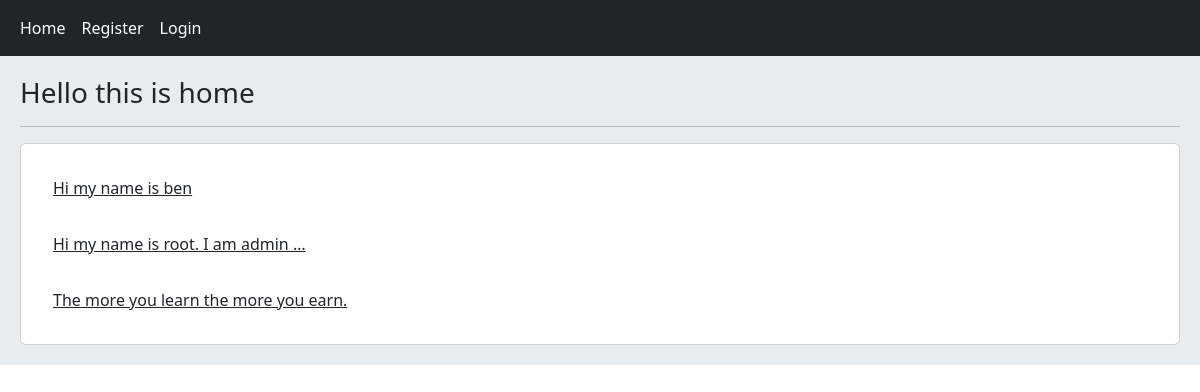
The app's page /, older data.
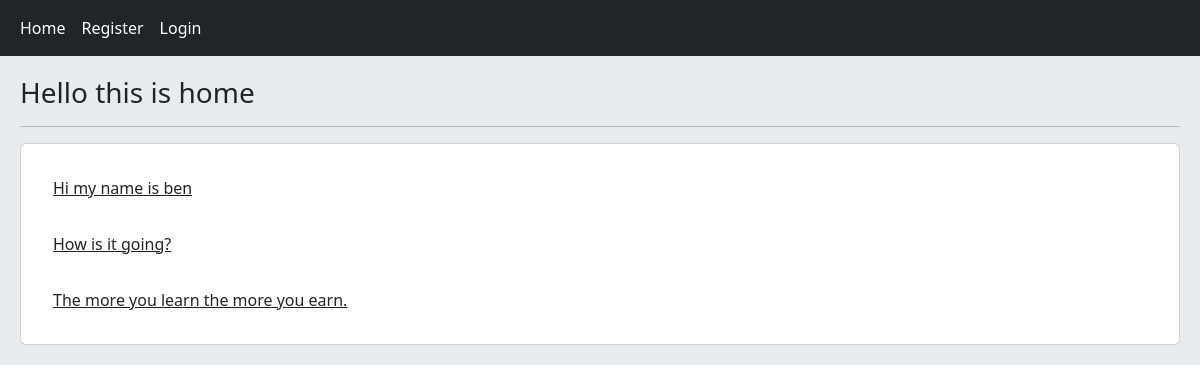
The same page, newer data.
### home/models.py (models this page shows, shortened)
class Post(models.Model):
    user = models.ForeignKey(User, on_delete=models.CASCADE)
    body = models.TextField()
    slug = models.SlugField()
    created = models.DateTimeField(auto_now_add=True)
    updated = models.DateTimeField(auto_now=True)
    def get_absolute_url(self):
        return reverse('home:post_detail', args=(self.id, self.slug))

### home/views.py (the view)
# urls.py: path('', views.HomeView.as_view(), name='home'),
class HomeView(View):
    def get(self, request):
        posts = Post.objects.all()
        return render(request, 'home/index.html', {'posts': posts})

### home/templates/home/index.html
{% extends 'base.html' %}
{% block content %}
	<h3>Hello this is home</h3>
	<hr>
	<div class="card p-3">
		{% for post in posts %}
			<a href="{{ post.get_absolute_url }}" class="card-body">{{ post.body|truncatewords:8 }}</a>
		{% endfor %}
	</div>
{% endblock %}

Row changes from the older to the newer data that the page shows:
changed Post: body "Hi my name is root. I am admin …" → "How is it going?"
